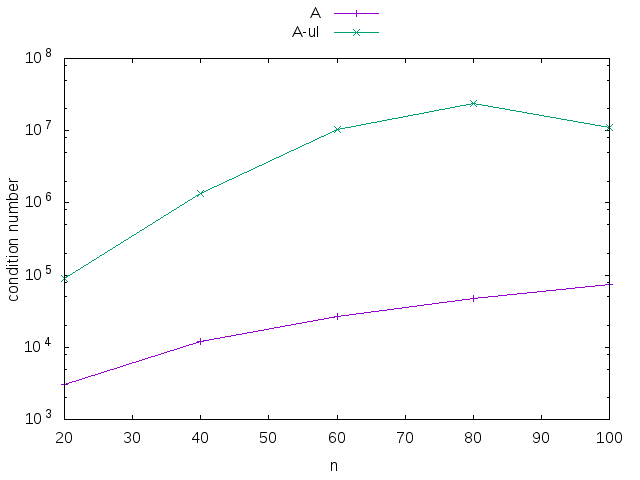

gnuplot code for this plot:
set term term_type
set output output_file
set key outside;
set key center top;
set ylabel "condition number"
set xlabel "n"
set logscale y
set format y "10^{%L}"
plot\
 'data/power_iterations.dat' using 1:5 w lp title 'A',\
 'data/power_iterations.dat' using 1:9 w lp title 'A-uI'
set output
